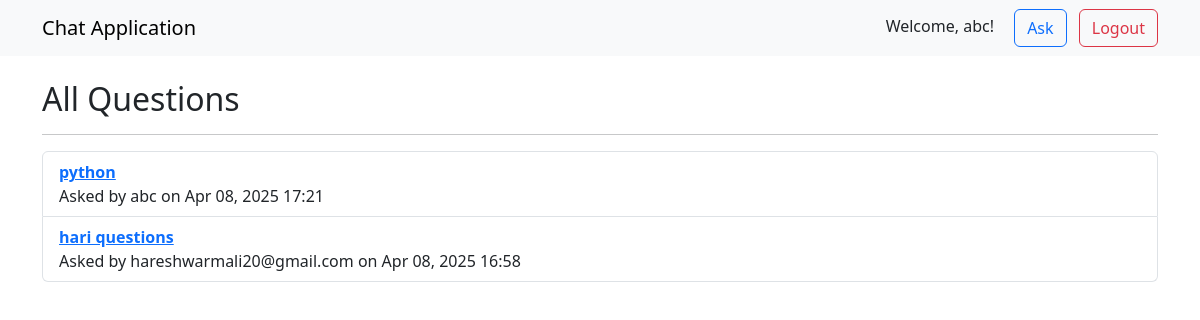
The page / (signed in) on the database its author committed.
### chat/models.py (models this page shows, shortened)
class Question(models.Model):
    user = models.ForeignKey(User, on_delete=models.CASCADE)
    title = models.CharField(max_length=255)
    body = models.TextField()
    created_at = models.DateTimeField(auto_now_add=True)

### chat/views.py (the view)
# urls.py: 2. Add a URL to urlpatterns:  path('', views.home, name='home')
@login_required
def home(request):
    questions = Question.objects.all().order_by('-created_at')
    return render(request, 'home.html', {'questions': questions})

### chat/templates/home.html
{% extends 'base.html' %}
{% block content %}
<h2>All Questions</h2>
<hr>
<ul class="list-group">
    {% for q in questions %}
    <li class="list-group-item">
        <a href="{% url 'question_detail' q.id %}">
            <strong>{{ q.title }}</strong>
        </a>
        <p class="mb-0">Asked by {{ q.user.username }} on {{ q.created_at|date:"M d, Y H:i" }}</p>
    </li>
    {% empty %}
    <li class="list-group-item">No questions yet.</li>
    {% endfor %}
</ul>
{% endblock %}

### chat/templates/base.html (shortened to what this page needs)
<!DOCTYPE html>
<html lang="en">
<head>
    <link href="https://cdn.jsdelivr.net/npm/bootstrap@5.3.0/dist/css/bootstrap.min.css" rel="stylesheet">
</head>
<body>
<nav class="navbar navbar-expand-lg navbar-light bg-light">
    <div class="container">
        <a class="navbar-brand" href="{% url 'home' %}">Chat Application</a>
        <div>
            {% if user.is_authenticated %}
                <span class="me-3">Welcome, {{ user.username }}!</span>
                <a class="btn btn-outline-primary me-2" href="{% url 'post_question' %}">Ask</a>
                <a class="btn btn-outline-danger" href="{% url 'logout' %}">Logout</a>
            {% else %}
                <a class="btn btn-outline-primary me-2" href="{% url 'login' %}">Login</a>
                <a class="btn btn-outline-success" href="{% url 'register' %}">Register</a>
            {% endif %}
        </div>
    </div>
</nav>
<div class="container mt-4">
    {% block content %}{% endblock %}
</div>
</body>
</html>

### rows shown on the page
Question: title "python", user.username "abc", created_at "Apr 08, 2025 17:21"
Question: title "hari questions", user.username "hareshwarmali20@gmail.com", created_at "Apr 08, 2025 16:58"

### other values the page prints
{{ user.username }} "abc"
